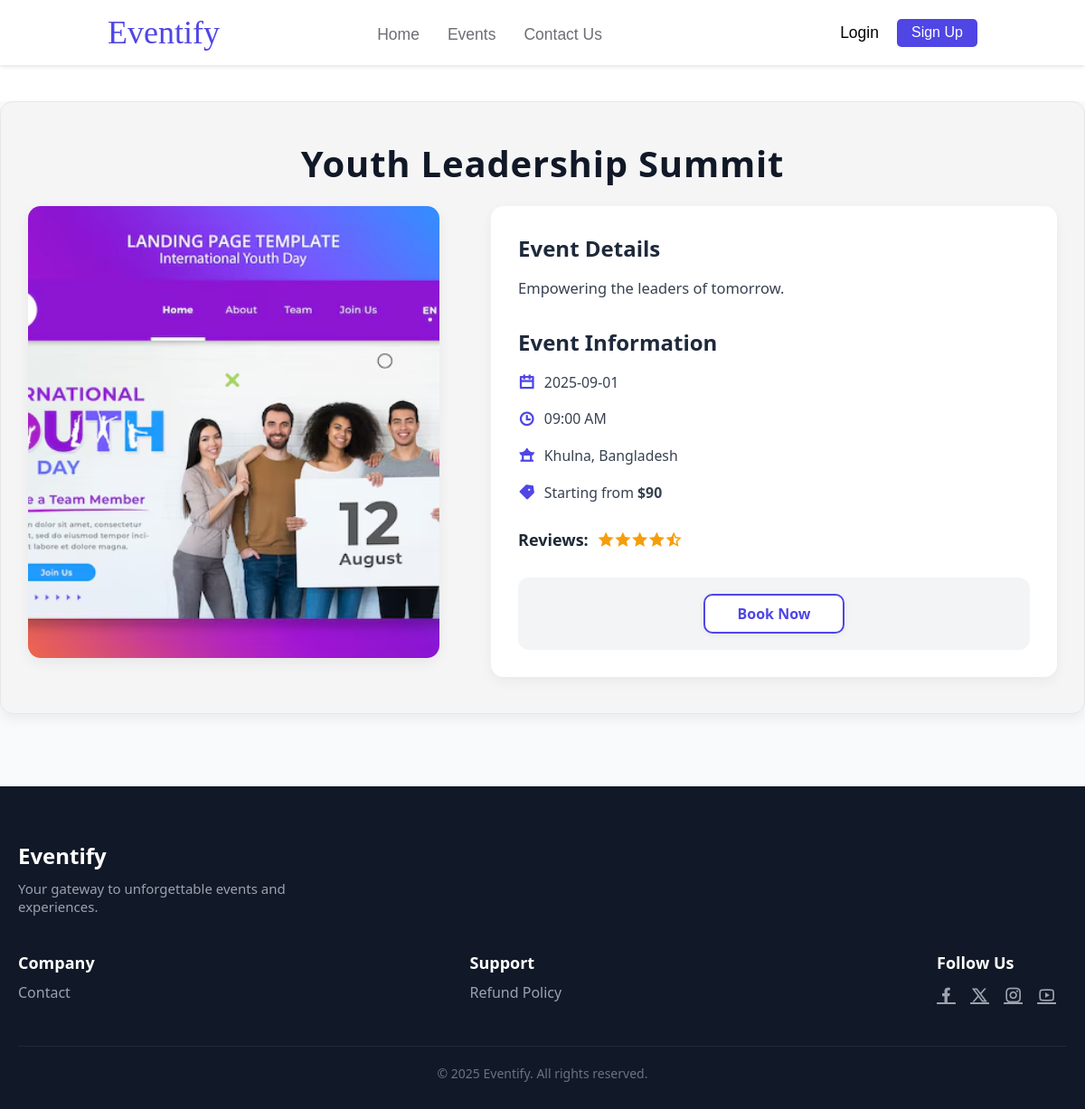
/View/EventDetails.php?id=30, run on the app's committed database.
### tables this page shows
CREATE TABLE `events` (
  `E_ID` int(100) NOT NULL,
  `E_Name` varchar(100) NOT NULL,
  `E_Location` varchar(100) NOT NULL,
  `E_Date` date NOT NULL,
  `E_Time` time(6) NOT NULL,
  `E_Description` text NOT NULL,
  `E_Category` varchar(20) NOT NULL,
  `E.Price` int(100) NOT NULL,
  `short_description` varchar(100) NOT NULL,
  `Thumbnail` varchar(255) DEFAULT NULL
);

### View/EventDetails.php (the view, shortened to what this page needs)
<?php
include("../Model/DataBase.php");
$sql = "select * from events where E_ID='{$_GET["id"]}'";
$result = mysqli_query($conn, $sql);
$row = mysqli_fetch_array($result);
?>
<!DOCTYPE html>
<html lang="en">
<head>
  <link rel="stylesheet" href="../Asset/CSS/Style_EventDetails.css" />
  <link
    href="https://cdn.jsdelivr.net/npm/remixicon@4.5.0/fonts/remixicon.css"
    rel="stylesheet" />
</head>
<body>
  <?php
  include("./Header.php");
  ?>
  <main>
    <section id="EventDetails">
      <div id="EventDetailsHeader">
        <h1><?php echo $row["E_Name"]; ?></h1>
      </div>
      <div id="EventBannerAndDetails">
        <div id="EventBanner">
          <img src="../Asset/Image/<?php echo $row['Thumbnail']; ?>" alt="Event Thumbnail">
        </div>
        <div id="EventContentDetails">
          <h2>Event Details</h2>
          <p>
            <?php
            echo $row["E_Description"];
            ?>
          </p>
          <h3>Event Information</h3>
          <ul>
            <li>
              <strong><i class="ri-calendar-line"></i></strong> <?php echo $row["E_Date"]; ?>
            </li>
            <li>
              <strong><i class="ri-time-line"></i></strong> <?php echo date("h:i A", strtotime($row["E_Time"])); ?>
            </li>
            <li>
              <strong><i class="ri-ancient-pavilion-fill"></i></strong>
              <?php
              echo $row["E_Location"];
              ?>
            </li>
            <li>
              <strong><i class="ri-price-tag-3-fill"></i></strong> Starting
              from
              <strong>&nbsp;$<?php echo $row["E.Price"]; ?></strong>
            </li>
          </ul>
          <div id="Stars">
            <span>Reviews:</span>
            <i class="ri-star-fill"></i>
            <i class="ri-star-fill"></i>
            <i class="ri-star-fill"></i>
            <i class="ri-star-fill"></i>
            <i class="ri-star-half-fill"></i>
          </div>
          <div id="CartAndBookNow_Btn_Container">
            <a id="BookNowBTN" href="ticketType.php">Book Now</a>
          </div>
        </div>
      </div>
    </section>
  </main>
  <?php
  include("../View/Footer.php");
  ?>
</body>
</html>

### Asset/CSS/Style_EventDetails.css (style rules this page uses)
* { margin: 0; padding: 0; }
html { scroll-behavior: smooth; }
main { font-family: ui-sans-serif, system-ui, -apple-system, BlinkMacSystemFont, "Segoe UI", Roboto, "Helvetica Neue", Arial, "Noto Sans", sans-serif, "Apple Color Emoji", "Segoe UI Emoji", "Segoe UI Symbol", "Noto Color Emoji"; background-color: #f9fafb; padding-bottom: 40px; }
#EventDetails { background-color: #f5f5f5; padding: 40px 30px; box-shadow: 0 6px 14px rgba(0, 0, 0, 0.06); border: 1px solid #e5e7eb; border-radius: 14px; max-width: 1200px; margin: 40px auto; }
#EventDetailsHeader { padding-bottom: 20px; text-align: center; }
#EventDetailsHeader h1 { font-size: 40px; font-weight: 700; color: #111827; letter-spacing: 0.8px; margin: 0 auto; max-width: 800px; }
#EventBannerAndDetails { display: grid; grid-template-columns: 40% 55%; gap: 5%; align-items: start; }
#EventBanner { height: 500px; border-radius: 14px; overflow: hidden; box-shadow: 0 5px 15px rgba(0, 0, 0, 0.06); }
#EventBanner img { width: 100%; height: 100%; object-fit: cover; transition: transform 0.3s ease; }
#EventContentDetails { padding: 30px; background-color: #fff; border-radius: 14px; box-shadow: 0 5px 14px rgba(0, 0, 0, 0.05); }
#EventContentDetails h2, #EventContentDetails h3 { margin-bottom: 14px; color: #1e293b; font-size: 24px; font-weight: 600; }
#EventContentDetails p { font-size: 16.5px; line-height: 1.75; color: #374151; margin-bottom: 28px; }
#EventContentDetails ul { padding-left: 0; margin-bottom: 20px; }
#EventContentDetails ul li { list-style: none; font-size: 15.8px; color: #374151; margin-bottom: 12px; display: flex; align-items: center; line-height: 1.6; }
#EventContentDetails li i { color: #4f46e5; margin-right: 10px; font-size: 18px; flex-shrink: 0; }
#Stars { margin-top: 25px; margin-bottom: 30px; font-size: 18px; color: #f59e0b; display: flex; align-items: center; }
#Stars span { margin-right: 10px; font-weight: 600; color: #1f2937; }
#CartAndBookNow_Btn_Container { display: flex; justify-content: center; align-items: center; gap: 24px; padding: 18px; border-radius: 12px; background-color: #f3f4f6; }
#BookNowBTN, #AddToCartBtn { text-decoration: none; padding: 12px 36px; border-radius: 10px; font-size: 16px; font-family: "Segoe UI", Tahoma, Geneva, Verdana, sans-serif; font-weight: 600; cursor: pointer; height: 16px; display: flex; justify-content: center; align-items: center; transition: all 0.3s ease; box-shadow: 0 2px 8px rgba(0, 0, 0, 0.05); }
#BookNowBTN { background-color: white; color: #4f46e5; border: 2px solid #4f46e5; }

### data on the page
events: E_Name "Youth Leadership Summit", Thumbnail (picture), E_Description "Empowering the leaders of tomorrow.", E_Date "2025-09-01", E_Time "09:00 AM", E_Location "Khulna, Bangladesh", Price "90"
